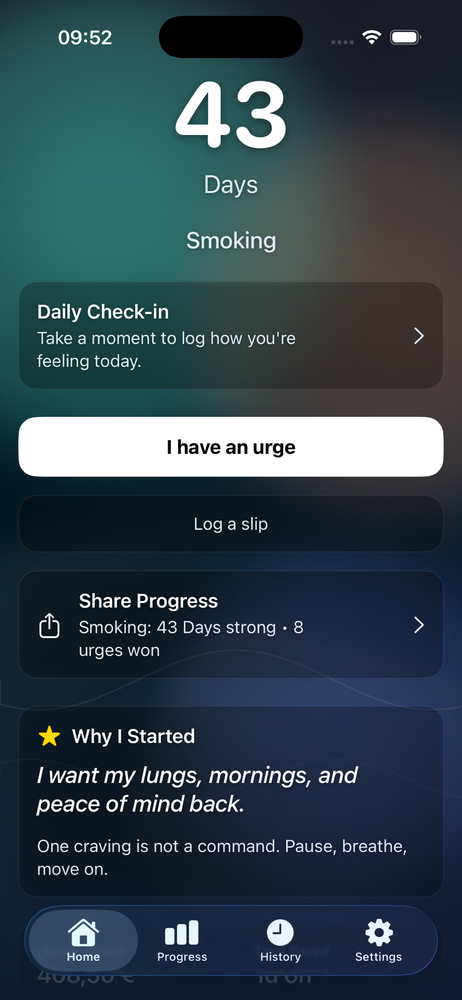
#> input picture AppStoreScreenshots/6.5-inch/Slipless-6_5-1.png, 462 x 1000 px, shrunk from 1284 x 2778 before the run, found by its file name; its folder holds only this picture in this run
$ python add_marketing_text.py   (older library calls are emulated)
#> lines starting #> are read from the running program, lines starting #| are printed output that depends on the picture

import os
from PIL import Image, ImageDraw, ImageFont

def add_text_to_images():
    # --- Konfiguracija ---
    input_dir = "AppStoreScreenshots/6.5-inch/"
    output_dir = "AppStoreScreenshots/marketing_output/"
    font_path = "/System/Library/Fonts/HelveticaNeue.ttc"  # Uobičajena putanja na macOS-u
    font_size = 90
    text_color = "white"
    outline_color = "black"

    # Tekstovi za svaku sliku (1 do 5)
    marketing_texts = [
        "Vratite kontrolu nad svojim navikama.",
        "Pratite svoj napredak i slavite svaki uspeh.",
        "Zabeležite posrnuća i iskušenja bez osuđivanja.",
        "Upoznajte svoje okidače i prevaziđite ih.",
        "Diskretna podrška koja je uvek tu za vas."
    ]

    # --- Logika skripte ---
    # Kreiraj izlazni direktorijum ako ne postoji
    if not os.path.exists(output_dir):
        os.makedirs(output_dir)

    # Učitaj font
    try:
        font = ImageFont.truetype(font_path, font_size)
    except IOError:
        print(f"Font nije pronađen na putanji: {font_path}")
        print("Pokušavam sa podrazumevanim fontom. Izgled teksta može varirati.")
        try:
            font = ImageFont.load_default()
        except IOError:
            print("Nije moguće učitati ni podrazumevani font. Prekidam izvršavanje.")
            return

    # Obradi svaku sliku
    for i in range(1, 6):
        # Definiši putanje
        input_image_path = os.path.join(input_dir, f"Slipless-6_5-{i}.png")
        output_image_path = os.path.join(output_dir, f"Slipless-Marketing-{i}.png")

        if not os.path.exists(input_image_path):
            print(f"Slika nije pronađena: {input_image_path}")
            continue

        # Otvori sliku
        with Image.open(input_image_path).convert("RGBA") as base:
            # Pripremi crtež
#> base is the input picture: PIL image 462x1000 RGBA; mean R, G, B, A 50.5, 68, 78.1, 255
            txt_layer = Image.new("RGBA", base.size, (255, 255, 255, 0))
            d = ImageDraw.Draw(txt_layer)

            # Pozicija teksta
            image_width, image_height = base.size
#> image_width = 462; image_height = 1000
            text = marketing_texts[i-1]

            # Računanje pozicije teksta
            try:
                # PIL/Pillow verzije 10.0.0+ koriste getbbox
                text_bbox = d.textbbox((0, 0), text, font=font)
#> text_bbox = (0, 16, 1717, 103)
                text_width = text_bbox[2] - text_bbox[0]
#> text_width = 1717
            except AttributeError:
                # Starije verzije koriste textsize
                text_width, _ = d.textsize(text, font=font)


            x = (image_width - text_width) / 2
#> x = -627.5
            y = 100  # Fiksna margina sa vrha

            # Dodaj ivicu (outline) tekstu
            d.text((x-2, y-2), text, font=font, fill=outline_color)
            d.text((x+2, y-2), text, font=font, fill=outline_color)
            d.text((x-2, y+2), text, font=font, fill=outline_color)
            d.text((x+2, y+2), text, font=font, fill=outline_color)

            # Dodaj glavni tekst
            d.text((x, y), text, font=font, fill=text_color)

            # Spoji slojeve i sačuvaj
            out = Image.alpha_composite(base, txt_layer)
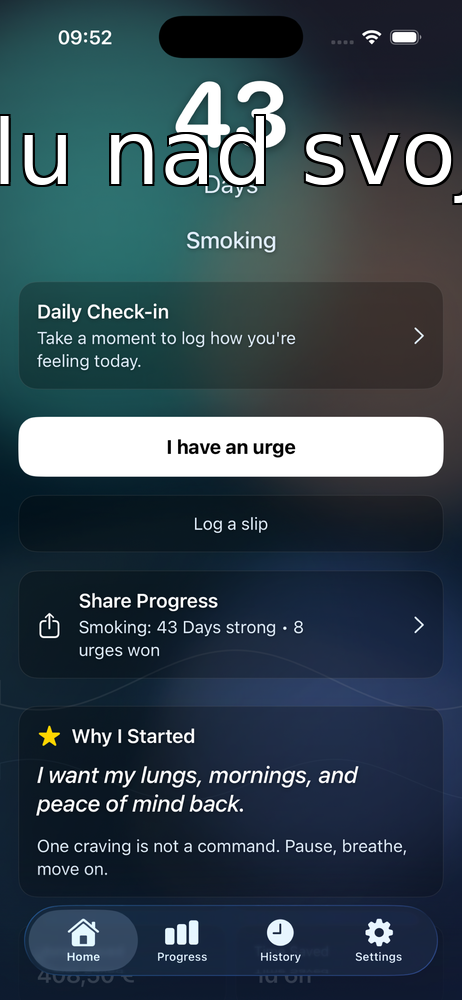
#> out: PIL image 462x1000 RGBA; mean R, G, B, A 53.1, 69.8, 79.8, 255
            out.convert("RGB").save(output_image_path, "PNG")
            print(f"Sačuvana slika: {output_image_path}")

if __name__ == "__main__":
    add_text_to_images()
